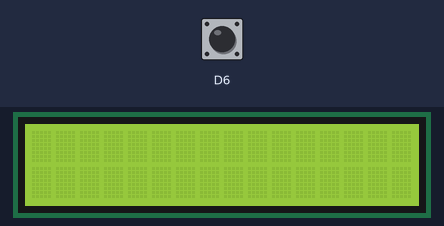
Recording of a sketch running on a simulated ESP8266 (NodeMCU). On the bench: 16×2 character LCD. The inputs (shaded band) are chosen by the test bench; at power-on: D6 LOW. Random numbers use the default seed unless the sketch sets one.

Above: at 1.2 s.
1.3 s: D6 driven HIGH
At 2.2 s:
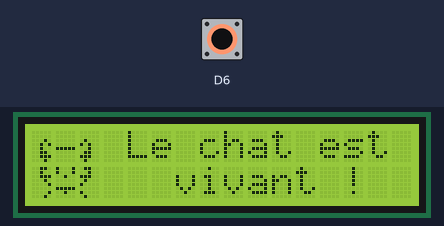
2.8 s: D6 driven LOW
At 3.3 s:
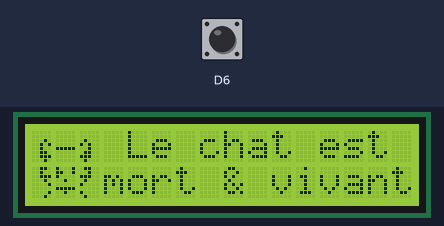
4.3 s: D6 pulsed HIGH 5 times (0.12 s each, 0.3 s apart)
At 4.96 s:
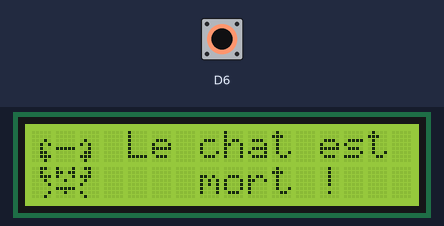
Timing chart, 0 to 7.3 s (numbered marks = the images above; inputs shaded):
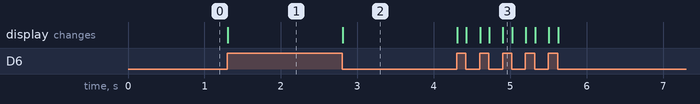

The sketch:

Schrodinger_s_cat.ino
```cpp
#include <LiquidCrystal.h>

LiquidCrystal lcd(D0, D1, D2, D3, D4, D5); // named D0, D1,... cause using an ESP32. Can be called 2, 3, ... for PIN numbers
int buttonState = 0;
int lastButtonState = 0;

// Tableau des caractères personnalisés
byte hg[8] = {B00000, B00000, B00010, B00101, B00100, B00110, B00111, B00010};
byte hm[8] = {B00000, B00000, B00000, B00000, B11111, B00000, B00000, B00000};
byte hd[8] = {B00000, B00000, B01000, B10100, B00100, B01100, B11100, B01000};
byte bg[8] = {B00110, B00100, B00111, B00010, B00001, B00000, B00001, B00010};
byte bm1[8] = {B10001, B10001, B00100, B00000, B00000, B11111, B00100, B00000};
byte bm2[8] = {B10001, B11011, B10001, B00100, B00000, B11111, B00100, B00000};
byte bm3[8] = {B10001, B11001, B10000, B00100, B00000, B11111, B00100, B00000};
byte bd[8] = {B01100, B00100, B11100, B01000, B10000, B00000, B10000, B01000};

void setup() {
  lcd.createChar(0, hg);
  lcd.createChar(1, hm);
  lcd.createChar(2, hd);
  lcd.createChar(3, bg);
  lcd.createChar(4, bm1);
  lcd.createChar(5, bm2);
  lcd.createChar(6, bm3);
  lcd.createChar(7, bd);

  lcd.begin(16, 2);
}

void loop() {
  buttonState = digitalRead(D6);
  if (buttonState != lastButtonState) {
    lcd.clear();
    if (buttonState == HIGH) {
      int aleatoire = random(2);
      if (aleatoire == 0) {
        lcd.setCursor(0, 0);
        lcd.write(byte(0));
        lcd.write(byte(1));
        lcd.write(byte(2));
        lcd.print(" Le chat est");

        lcd.setCursor(0, 1);
        lcd.write(byte(3));
        lcd.write(byte(5));
        lcd.write(byte(7));
        lcd.print("    mort !");
      }
      else {
        lcd.setCursor(0, 0);
        lcd.write(byte(0));
        lcd.write(byte(1));
        lcd.write(byte(2));
        lcd.print(" Le chat est");

        lcd.setCursor(0, 1);
        lcd.write(byte(3));
        lcd.write(byte(4));
        lcd.write(byte(7));
        lcd.print("   vivant !");
      }
    }
  // Sinon, si le bouton est relâché
    else {
      lcd.setCursor(0, 0);
      lcd.write(byte(0));
      lcd.write(byte(1));
      lcd.write(byte(2));
      lcd.print(" Le chat est");

      lcd.setCursor(0, 1);
     lcd.write(byte(3));
      lcd.write(byte(6));
      lcd.write(byte(7));
      lcd.print("mort & vivant");
    }
// Pause pour éviter les scintillements
  delay(100);
  }
  lastButtonState = buttonState;
}
```

Measured:
- after the input at 1.3 s, the display: changes at once (image 1)
- after the input at 2.8 s, the display: changes at once (image 2)
- after the input at 4.3 s, the display: first changes at once (image 3 shows a later state)
